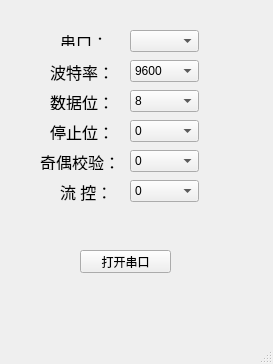
<?xml version="1.0" encoding="UTF-8"?>
<ui version="4.0">
 <class>newwindow</class>
 <widget class="QMainWindow" name="newwindow">
  <property name="geometry">
   <rect>
    <x>0</x>
    <y>0</y>
    <width>273</width>
    <height>364</height>
   </rect>
  </property>
  <property name="windowTitle">
   <string>MainWindow</string>
  </property>
  <widget class="QWidget" name="centralwidget">
   <widget class="QComboBox" name="BaudBox">
    <property name="geometry">
     <rect>
      <x>130</x>
      <y>60</y>
      <width>69</width>
      <height>22</height>
     </rect>
    </property>
    <item>
     <property name="text">
      <string>9600</string>
     </property>
    </item>
    <item>
     <property name="text">
      <string>4800</string>
     </property>
    </item>
    <item>
     <property name="text">
      <string>115200</string>
     </property>
    </item>
   </widget>
   <widget class="QComboBox" name="BitBox">
    <property name="geometry">
     <rect>
      <x>130</x>
      <y>90</y>
      <width>69</width>
      <height>22</height>
     </rect>
    </property>
    <item>
     <property name="text">
      <string>8</string>
     </property>
    </item>
   </widget>
   <widget class="QComboBox" name="PortBox">
    <property name="geometry">
     <rect>
      <x>130</x>
      <y>30</y>
      <width>69</width>
      <height>22</height>
     </rect>
    </property>
   </widget>
   <widget class="QPushButton" name="OpenSerialButton">
    <property name="geometry">
     <rect>
      <x>80</x>
      <y>250</y>
      <width>91</width>
      <height>23</height>
     </rect>
    </property>
    <property name="text">
     <string>打开串口</string>
    </property>
   </widget>
   <widget class="QComboBox" name="FlowBox">
    <property name="geometry">
     <rect>
      <x>130</x>
      <y>150</y>
      <width>69</width>
      <height>22</height>
     </rect>
    </property>
    <item>
     <property name="text">
      <string>0</string>
     </property>
    </item>
   </widget>
   <widget class="QComboBox" name="ParityBox">
    <property name="geometry">
     <rect>
      <x>130</x>
      <y>120</y>
      <width>69</width>
      <height>22</height>
     </rect>
    </property>
    <item>
     <property name="text">
      <string>0</string>
     </property>
    </item>
   </widget>
   <widget class="QLabel" name="label">
    <property name="geometry">
     <rect>
      <x>60</x>
      <y>30</y>
      <width>54</width>
      <height>16</height>
     </rect>
    </property>
    <property name="text">
     <string>&lt;html&gt;&lt;head/&gt;&lt;body&gt;&lt;p&gt;&lt;span style=&quot; font-size:12pt;&quot;&gt;串口：&lt;/span&gt;&lt;/p&gt;&lt;/body&gt;&lt;/html&gt;</string>
    </property>
   </widget>
   <widget class="QLabel" name="label_6">
    <property name="geometry">
     <rect>
      <x>60</x>
      <y>180</y>
      <width>51</width>
      <height>21</height>
     </rect>
    </property>
    <property name="text">
     <string>&lt;html&gt;&lt;head/&gt;&lt;body&gt;&lt;p&gt;&lt;span style=&quot; font-size:12pt;&quot;&gt;流 控：&lt;/span&gt;&lt;/p&gt;&lt;/body&gt;&lt;/html&gt;</string>
    </property>
   </widget>
   <widget class="QLabel" name="label_3">
    <property name="geometry">
     <rect>
      <x>50</x>
      <y>90</y>
      <width>71</width>
      <height>20</height>
     </rect>
    </property>
    <property name="text">
     <string>&lt;html&gt;&lt;head/&gt;&lt;body&gt;&lt;p&gt;&lt;span style=&quot; font-size:12pt;&quot;&gt;数据位：&lt;/span&gt;&lt;/p&gt;&lt;/body&gt;&lt;/html&gt;</string>
    </property>
   </widget>
   <widget class="QLabel" name="label_7">
    <property name="geometry">
     <rect>
      <x>40</x>
      <y>150</y>
      <width>81</width>
      <height>20</height>
     </rect>
    </property>
    <property name="text">
     <string>&lt;html&gt;&lt;head/&gt;&lt;body&gt;&lt;p&gt;&lt;span style=&quot; font-size:12pt;&quot;&gt;奇偶校验：&lt;/span&gt;&lt;/p&gt;&lt;/body&gt;&lt;/html&gt;</string>
    </property>
   </widget>
   <widget class="QLabel" name="label_5">
    <property name="geometry">
     <rect>
      <x>50</x>
      <y>120</y>
      <width>61</width>
      <height>20</height>
     </rect>
    </property>
    <property name="text">
     <string>&lt;html&gt;&lt;head/&gt;&lt;body&gt;&lt;p&gt;&lt;span style=&quot; font-size:12pt;&quot;&gt;停止位：&lt;/span&gt;&lt;/p&gt;&lt;/body&gt;&lt;/html&gt;</string>
    </property>
   </widget>
   <widget class="QLabel" name="label_2">
    <property name="geometry">
     <rect>
      <x>50</x>
      <y>60</y>
      <width>61</width>
      <height>21</height>
     </rect>
    </property>
    <property name="text">
     <string>&lt;html&gt;&lt;head/&gt;&lt;body&gt;&lt;p&gt;&lt;span style=&quot; font-size:12pt;&quot;&gt;波特率：&lt;/span&gt;&lt;/p&gt;&lt;/body&gt;&lt;/html&gt;</string>
    </property>
   </widget>
   <widget class="QComboBox" name="FlowBox_2">
    <property name="geometry">
     <rect>
      <x>130</x>
      <y>180</y>
      <width>69</width>
      <height>22</height>
     </rect>
    </property>
    <item>
     <property name="text">
      <string>0</string>
     </property>
    </item>
   </widget>
  </widget>
  <widget class="QMenuBar" name="menubar">
   <property name="geometry">
    <rect>
     <x>0</x>
     <y>0</y>
     <width>273</width>
     <height>26</height>
    </rect>
   </property>
  </widget>
  <widget class="QStatusBar" name="statusbar"/>
 </widget>
 <resources/>
 <connections/>
</ui>
